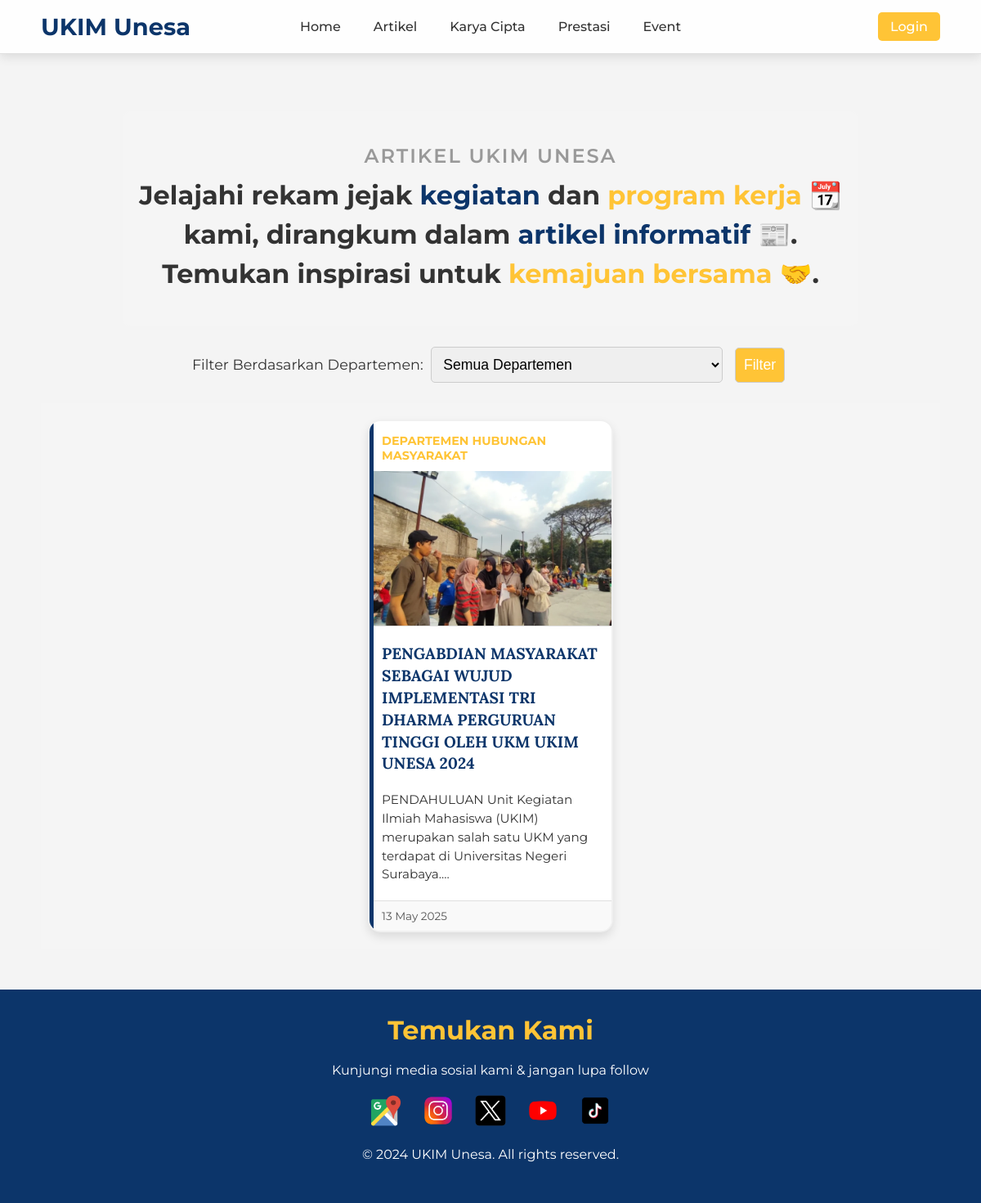
Screenshot of /list-artikel.php with the database file from the repository.
### tables this page shows
CREATE TABLE `blog_ukim` (
  `id_blog` int UNSIGNED NOT NULL,
  `id_dept` int UNSIGNED NOT NULL,
  `user_id` int UNSIGNED DEFAULT NULL,
  `judul` varchar(255) NOT NULL,
  `slug` varchar(270) NOT NULL,
  `gambar` varchar(255) NOT NULL,
  `isi` longtext NOT NULL,
  `status` enum('published','draft','archived') NOT NULL DEFAULT 'published',
  `created_at` timestamp NULL DEFAULT CURRENT_TIMESTAMP,
  `updated_at` timestamp NULL DEFAULT CURRENT_TIMESTAMP ON UPDATE CURRENT_TIMESTAMP
);

CREATE TABLE `departments` (
  `id_dept` int UNSIGNED NOT NULL,
  `kode_dept` varchar(10) NOT NULL,
  `nama_dept` varchar(100) NOT NULL,
  `deskripsi` text,
  `created_at` timestamp NULL DEFAULT CURRENT_TIMESTAMP,
  `updated_at` timestamp NULL DEFAULT CURRENT_TIMESTAMP ON UPDATE CURRENT_TIMESTAMP
);

### conn/controller.php (called while the page is built, shortened)
<?php
include('koneksi.php');
function get_all_blogs_filtered($limit = null, $offset = 0, $department_id = null, $status = 'published') {
    global $conn;
    $params = [];
    $types = "";
    $sql = "SELECT b.id_blog, b.slug, b.judul, b.gambar, b.isi, b.created_at, d.nama_dept, u.nama_lengkap as author_name
            FROM blog_ukim b
            LEFT JOIN departments d ON b.id_dept = d.id_dept
            LEFT JOIN users u ON b.user_id = u.id_user
            WHERE 1=1";
    if (!empty($status)) {
        $sql .= " AND b.status = ?";
        $params[] = $status;
        $types .= "s";
    }
    $sql .= " ORDER BY b.created_at DESC";
    if ($limit !== null && is_numeric($limit) && $limit > 0) {
        $sql .= " LIMIT ? OFFSET ?";
        $params[] = (int)$limit;
        $params[] = (int)$offset;
        $types .= "ii";
    }
    $stmt = mysqli_prepare($conn, $sql);
    if (!empty($types) && count($params) > 0) {
        mysqli_stmt_bind_param($stmt, $types, ...$params);
    }
    mysqli_stmt_execute($stmt);
    $result = mysqli_stmt_get_result($stmt);
    $blogs = mysqli_fetch_all($result, MYSQLI_ASSOC);
    return $blogs;
}
?>

### list-artikel.php (the view, shortened to what this page needs)
<?php
require_once('./conn/controller.php');
include_once('./layout/header_index.php');
?>
<head>
    <link rel="stylesheet" href="./style/list.css">
</head>
<body>
    <?php
    $selected_department_id = null;
    $page = isset($_GET['page']) && is_numeric($_GET['page']) ? (int)$_GET['page'] : 1;
    $articles_per_page = 9;
    $offset = ($page - 1) * $articles_per_page;
    $articles = get_all_blogs_filtered($articles_per_page, $offset, $selected_department_id, 'published');
    ?>
    <section class="trending-topics">
        <section class="welcome-section">
            <p class="welcome-title">ARTIKEL UKIM UNESA</p> <?php  ?>
            <h2 class="welcome-message">
                Jelajahi rekam jejak <span class="highlight">kegiatan</span> dan
                <span class="highlight2">program kerja 📆</span> kami, dirangkum dalam
                <span class="highlight">artikel informatif 📰</span>. Temukan inspirasi untuk
                <span class="highlight2">kemajuan bersama 🤝</span>.
            </h2>
        </section>
        <section class="filter-section">
            <form method="GET" action="list-artikel.php">
                <label for="id_dept">Filter Berdasarkan Departemen:</label>
                <select name="id_dept" id="id_dept">
                    <option value="">Semua Departemen</option>
                </select>
                <button type="submit">Filter</button>
            </form>
        </section>
        <div class="articles-container">
            <?php
            if ($articles && count($articles) > 0) {
                foreach ($articles as $article) {
            ?>
            <a href="artikel.php?slug=<?php echo htmlspecialchars($article['slug']); ?>" class="article-card" style="text-decoration: none; color: inherit;">
                <span class="category"><?php echo htmlspecialchars($article['nama_dept'] ?? 'Umum'); ?></span>
                <?php
                $gambar_path = htmlspecialchars($article['gambar']);
                ?>
                <?php if (!empty($article['gambar'])): ?>
                <img src="<?php echo $gambar_path; ?>" alt="Gambar untuk <?php echo htmlspecialchars($article['judul']); ?>" class="article-image">
                <?php else: ?>
                <img src="./asset/placeholder-image.png" alt="Placeholder" class="article-image"> <?php  ?>
                <?php endif; ?>
                <h3><?php echo htmlspecialchars($article['judul']); ?></h3>
                <p>
                    <?php
                    $words = explode(" ", strip_tags($article['isi']));
                    $limited_text = implode(" ", array_slice($words, 0, 15));
                    echo htmlspecialchars($limited_text) . (count($words) > 15 ? "..." : "");
                    ?>
                </p>
                <div class="date-info">
                    <span><?php echo date("d M Y", strtotime($article['created_at'])); ?></span>
                </div>
            </a>
            <?php
                }
            } else {
                if ($selected_department_id) {
                    echo "<p class='no-articles'>Tidak ada artikel yang ditemukan untuk departemen ini.</p>";
                } else {
                    echo "<p class='no-articles'>Belum ada artikel yang dipublikasikan.</p>";
                }
            }
            ?>
        </div>
    </section>
    <?php
    include_once('./layout/footer_index.php');
    ?>
</body>
</html>

### layout/header_index.php (shortened to what this page needs)
<?php
require_once('./conn/controller.php');
?>
<!DOCTYPE html>
<html lang="en">
<head>
    <link rel="stylesheet" href="./layout/header_index.css">
</head>
<body>
    <header>
    <nav>
        <div class="logo-nav-container">
            <div class="logo">UKIM Unesa</div>
            <ul class="nav-links">
                <li><a href="index.php">Home</a></li>
                <li><a href="list-artikel.php">Artikel</a></li>
                <li><a href="list-karya.php">Karya Cipta</a></li>
                <li><a href="list-prestasi.php">Prestasi</a></li>
                <li><a href="list-event.php">Event</a></li>
            </ul>
        </div>
        <div class="login-container">
            <a href="login.php" class="btn-login">Login</a>
        </div>
    </nav>
</header>

### layout/footer_index.php
<head>
    <link rel="stylesheet" href="./layout/footer_index.css">
</head>
    <footer>
        <h2>Temukan Kami</h2>
        <p>Kunjungi media sosial kami & jangan lupa follow</p>
        <div class="social-icons">
            <a href="https://maps.app.goo.gl/dk9Uov4QrXcneVz88"><img src="./asset/google-maps.png" alt="Google Maps"></a>
            <a href="https://www.instagram.com/ukim_unesa/"><img src="./asset/instagram.png" alt="Instagram"></a>
            <a href="https://twitter.com/ukim_unesa"><img src="./asset/x.png" alt="X"></a>
            <a href="https://www.youtube.com/channel/UCs9zFKjWz4dkGhhy5UIQZ6g"><img src="./asset/youtube.png" alt="YouTube"></a>
            <a href="https://www.tiktok.com/@ukim_unesa"><img src="./asset/tiktok.png" alt="TikTok"></a>
        </div>
        <p>&copy; 2024 UKIM Unesa. All rights reserved.</p>
    </footer>

### layout/header_index.css (style rules this page uses)
:root { --primary-color: #FFC436; --secondary-color: #0C356A; --text-dark-color: #333; --text-light-color: #FFFFFF; --main-font: 'Montserrat', sans-serif; --heading-font: 'Lora', serif; }
* { margin: 0; padding: 0; box-sizing: border-box; }
body { font-family: var(--main-font); background-color: #f4f4f4; color: var(--text-dark-color); }
nav { display: flex; justify-content: space-between; align-items: center; padding: 15px 50px; background-color: rgba(255, 255, 255, 0.9); box-shadow: 0 4px 12px rgba(0, 0, 0, 0.1); top: 0; z-index: 1000; backdrop-filter: blur(10px); border-bottom: 1px solid #e0e0e0; }
.logo-nav-container { display: flex; align-items: center; }
.logo { font-size: 1.8em; font-weight: bold; color: var(--secondary-color); transition: color 0.3s; }
.nav-links { list-style-type: none; display: flex; gap: 30px; position: absolute; left: 50%; transform: translateX(-50%); }
.nav-links li { position: relative; }
.nav-links a { text-decoration: none; color: var(--text-dark-color); font-size: 1em; font-weight: 500; transition: color 0.3s, transform 0.3s; padding: 5px; }
.login-container { display: flex; align-items: center; }
.btn-login { background-color: #FFC436; color: white; padding: 8px 15px; border-radius: 5px; text-decoration: none; font-weight: 500; transition: background-color 0.3s ease; }
.nav-links a::after { content: ""; position: absolute; width: 0; height: 2px; background-color: var(--primary-color); bottom: 0; left: 0; transition: width 0.3s; }

### style/list.css (style rules this page uses)
:root { --primary-color: #FFC436; --secondary-color: #0C356A; --text-dark-color: #333; --text-light-color: #FFFFFF; --main-font: 'Montserrat', sans-serif; --heading-font: 'Lora', serif; }
* { margin: 0; padding: 0; box-sizing: border-box; }
body { font-family: var(--main-font); background-color: #f4f4f4; color: var(--text-dark-color); }
.trending-topics { padding: 50px; text-align: center; background-color: #f4f4f4; }
.welcome-section { text-align: center; padding: 40px 20px; background-color: #f5f5f5; border-radius: 10px; margin: 20px auto; max-width: 900px; }
.welcome-title { font-size: 1.5em; color: #999; letter-spacing: 2px; font-weight: 600; margin-bottom: 10px; }
.welcome-message { font-size: 2em; font-weight: 700; color: #333; line-height: 1.5; }
.welcome-message .highlight { color: var(--secondary-color); font-weight: 700; }
.welcome-message .highlight2 { color: var(--primary-color); font-weight: 700; }
.welcome-message span { display: inline-flex; align-items: center; gap: 5px; }
.articles-container { display: flex; flex-wrap: wrap; gap: 30px; justify-content: center; }
.filter-section { text-align: center; margin: 20px 0; }
.filter-section form { display: inline-block; text-align: left; font-size: 1.1em; font-family: var(--main-font); }
.filter-section select, .filter-section button { padding: 10px; font-size: 1em; margin: 5px; border: 1px solid #ccc; border-radius: 5px; outline: none; }
.filter-section button { background-color: var(--primary-color); color: white; cursor: pointer; transition: background-color 0.3s; }
.articles-container { display: flex; flex-wrap: wrap; gap: 20px; justify-content: center; padding: 20px; background-color: #f5f5f5; }
.article-card { background-color: #ffffff; border-radius: 15px; overflow: hidden; box-shadow: 0 6px 12px rgba(0, 0, 0, 0.1); width: 300px; display: flex; flex-direction: column; text-align: left; transition: transform 0.3s ease, box-shadow 0.3s ease; position: relative; border: 2px solid #f0f0f0; }
.category { font-size: 0.9em; color: var(--primary-color); font-weight: bold; padding: 15px; padding-bottom: 0; text-transform: uppercase; }
.article-card h3 { font-family: var(--heading-font); font-size: 1.2em; color: var(--secondary-color); padding: 10px 15px; margin: 10px 0; line-height: 1.4; }
.article-card p { font-size: 0.95em; color: var(--text-dark-color); padding: 0 15px; margin-bottom: 20px; line-height: 1.5; margin-top: auto; }
.article-image { width: 100%; height: 200px; padding-top: 10px; object-fit: cover; border-bottom: 1px solid #e0e0e0; }
.date-info { padding: 10px 15px; font-size: 0.85em; color: #555; background-color: #f9f9f9; border-top: 1px solid #e0e0e0; margin-top: auto; }
.article-card::before { content: ""; position: absolute; left: 0; top: 0; bottom: 0; width: 5px; background-color: var(--secondary-color); }

### rows the page displays
blog_ukim: id_dept.nama_dept "DEPARTEMEN HUBUNGAN MASYARAKAT", gambar (picture), judul "PENGABDIAN MASYARAKAT SEBAGAI WUJUD IMPLEMENTASI TRI DHARMA PERGURUAN TINGGI OLEH UKM UKIM UNESA 2024", limited_text "PENDAHULUAN Unit Kegiatan Ilmiah Mahasiswa (UKIM) merupakan salah satu UKM yang terdapat di Universitas Negeri Surabaya.", created_at "13 May 2025"
